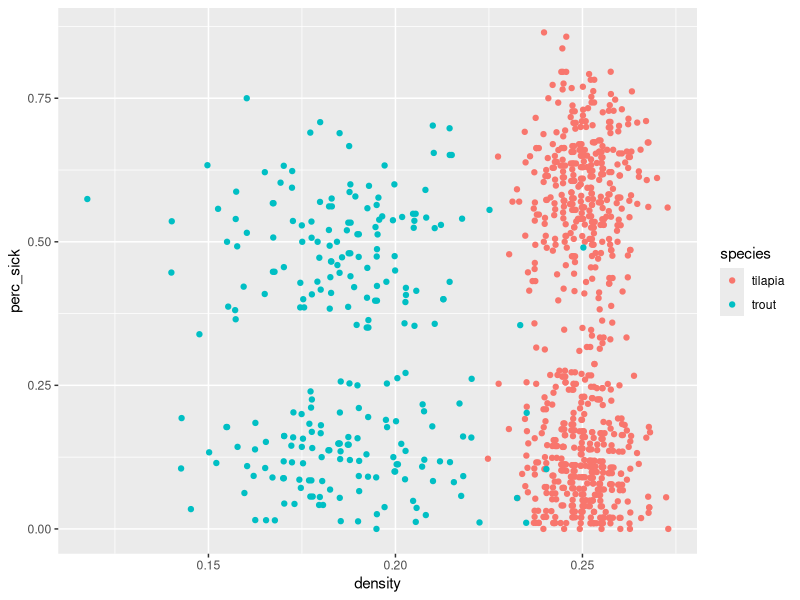
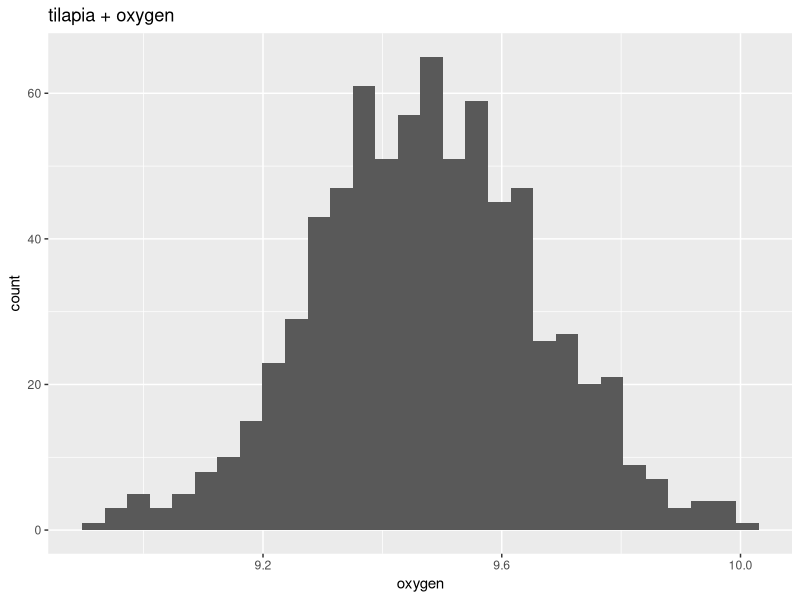
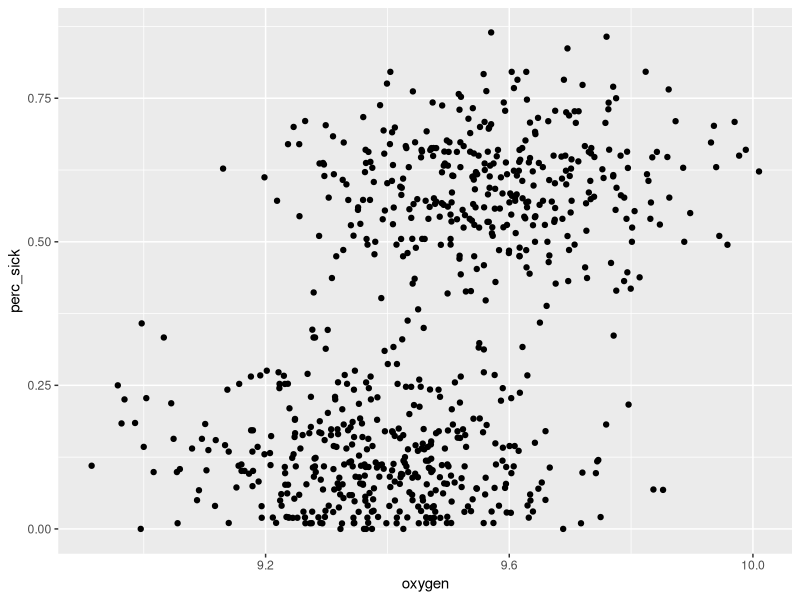

Recreate these plots in R, in order.
## ---- chunk 1
# load the tidyverse
library(tidyverse)
# read in the data, sick-fish.csv
sick <- read_csv("sick-fish.csv")
# look at the data
glimpse(sick)
## ---- chunk 2
sick <- sick %>% mutate(density = num_fish / tank_volume)

sick <- sick %>% mutate(perc_sick = num_sick / num_fish)
## ---- chunk 3

ggplot(data = sick, mapping = aes(density, perc_sick, color = species)) +
  geom_point()

# percentage sick is standardized across all the tank volumes and fish populations, so it puts everything in the same units


## ---- chunk 4
# comment it out
# tilapia and oxygen
## ---- chunk 5
tilapiaOnly <- sick %>% filter(species == "tilapia")
## ---- chunk 6
ggplot(tilapiaOnly, aes(x = oxygen)) +
  geom_histogram() +
  labs(title = "tilapia + oxygen")

# most common is around 9.5 but it could be different depending on their bin number. The correct answer is the value with the greatest frequency for their histogram. 

## ---- chunk 7
tilapiaOnly %>% summarize(mean(oxygen), sd(oxygen))

## ---- chunk 8
# we want to know if oxygen concentration is related with the percentage of sick fish. I will use a scatterplot. 
## ---- chunk 9
ggplot(data = tilapiaOnly, mapping = aes(x = oxygen, y= perc_sick)) +
  geom_point()
